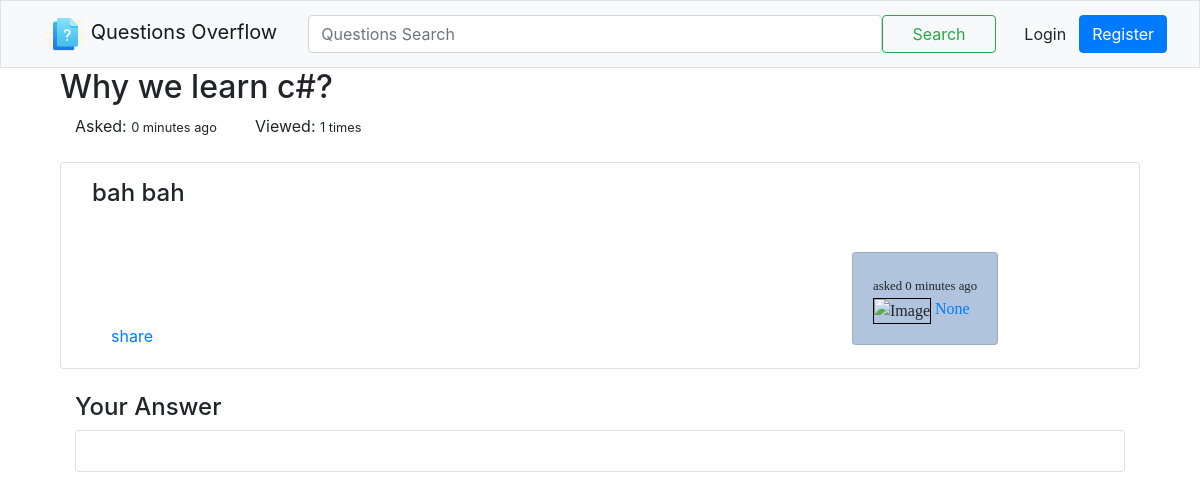
Screenshot of /question/1/ with the database file from the repository.
### overflow/models/QuestionModel.py (models this page shows, shortened)
class QuestionModel(models.Model):
    title = models.CharField(max_length=120, unique=True)
    description = models.TextField()
    tag = models.CharField(max_length=120, null=True)
    views = models.PositiveIntegerField(default=0)
    asked_at = models.DateTimeField(auto_now=True)
    asked_by = models.ForeignKey(User, null=True, on_delete=models.CASCADE)
    def tag_split(self):
        if self.tag:
            return self.tag.split(',')

### overflow/views/question.py (the view)
# urls.py: re_path(r'question/(?P<pk>\d+)/$', question.question_detail, name='question_detail')
def question_detail(request, pk):
    questions = get_object_or_404(QuestionModel, pk=pk)
    questions.views += 1
    questions.save()
    return render(request, 'overflow/question/details.html', {
        'single_question': questions
    })

### templates/overflow/question/details.html (shortened to what this page needs)
{% extends 'shared/_layout.html' %}
{% block head %}
    <div class="col-xl-12">
        <h2>{{ single_question.title | capfirst }}</h2>
        <div class="col-xl-2" style="float: left;">
            Asked:
            <small>{{ single_question.asked_at | timesince }} ago </small>
        </div>
        <div class="col-xl-2" style="float: left;">
            Viewed:
            <small>{{ single_question.views }} times</small>
        </div>
    </div>
    <br>
    <br>
{% endblock %}
{% block content %}
    <div class="col-xl-12">
        <div class="col-xl-12 card mb-2">
            <div class="col-xs-12 card-body p-3">
                <h4>{{ single_question.description }}</h4>
            </div>
            <div class="col-xs-12 card-body">
                <div class="col-xl-9" style="float:left;">
                    <br>
                    <div class="mt-5">
                        <a href="">share</a>
                    </div>
                </div>
                <div class="col-xs-3 card" id="user_info_on_card" style="float:left;">
                    <div class="card-body">
                        <small>asked {{ single_question.asked_at | timesince | lower }} ago</small>
                        <div>
                            <img src="" alt="Image" style="border: 1px solid black">
                            <a href="">{{ single_question.asked_by }}</a>
                        </div>
                    </div>
                </div>
            </div>
        </div>
        <div class="col-xl-12 mt-4">
            <h4>Your Answer</h4>
            <div class="card mb-2">
                <div class="card-body">
                </div>
            </div>
        </div>
    </div>
{% endblock content %}

### static/Shared/app.css (style rules this page uses)
#user_info_on_card { font-family: "Bookman Old Style"; box-sizing: border-box; background-color: lightsteelblue; }

### rows the page displays
QuestionModel: title "Why we learn c#?", asked_at "0 minutes", views "1", description "bah bah", asked_by "None"
